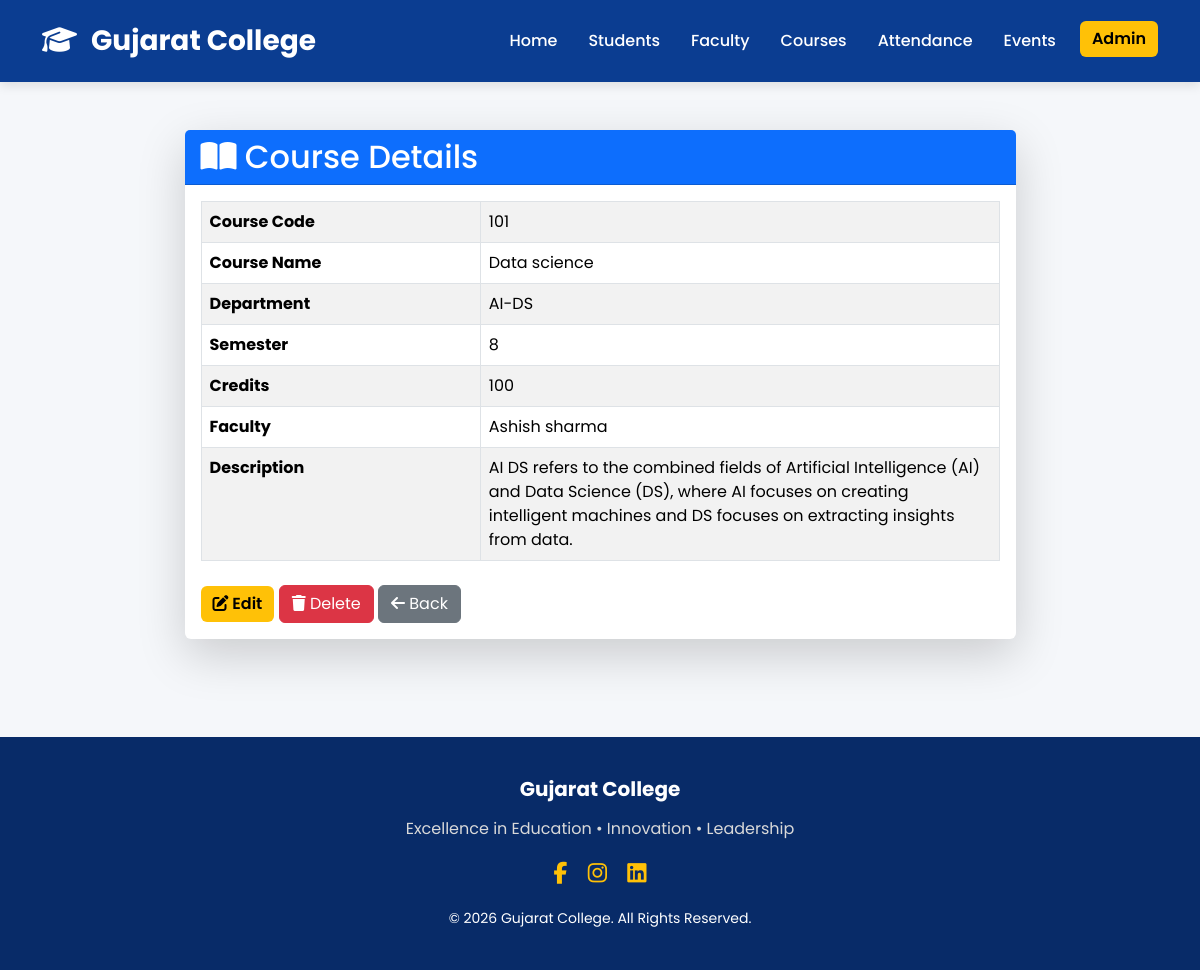
Page /courses/1/ (signed in) on the committed database.
### courses/models.py (models this page shows, shortened)
class Course(models.Model):
    course_code = models.CharField(
        max_length=20,
        unique=True
    )
    course_name = models.CharField(
        max_length=200
    )
    department = models.CharField(
        max_length=100
    )
    semester = models.PositiveIntegerField()
    credits = models.PositiveIntegerField()
    faculty_name = models.CharField(
        max_length=150
    )
    description = models.TextField()
    created_at = models.DateTimeField(
        auto_now_add=True
    )
    updated_at = models.DateTimeField(
        auto_now=True
    )
    class Meta:
        ordering = ["course_code"]

### courses/views.py (the view)
@login_required(login_url="login")
def course_detail(request, pk):
    course = get_object_or_404(Course, pk=pk)
    return render(
        request,
        "courses/course_detail.html",
        {"course": course}
    )

### templates/courses/course_detail.html (shortened to what this page needs)
{% extends 'base.html' %}
{% block content %}
<div class="container py-5">
    <div class="row justify-content-center">
        <div class="col-lg-9">
            <div class="card shadow-lg border-0">
                <div class="card-header bg-primary text-white">
                    <h2 class="mb-0">
                        <i class="fas fa-book-open"></i>
                        Course Details
                    </h2>
                </div>
                <div class="card-body">
                    <table class="table table-striped table-bordered">
                        <tr>
                            <th width="35%">Course Code</th>
                            <td>{{ course.course_code }}</td>
                        </tr>
                        <tr>
                            <th>Course Name</th>
                            <td>{{ course.course_name }}</td>
                        </tr>
                        <tr>
                            <th>Department</th>
                            <td>{{ course.department }}</td>
                        </tr>
                        <tr>
                            <th>Semester</th>
                            <td>{{ course.semester }}</td>
                        </tr>
                        <tr>
                            <th>Credits</th>
                            <td>{{ course.credits }}</td>
                        </tr>
                        <tr>
                            <th>Faculty</th>
                            <td>{{ course.faculty_name }}</td>
                        </tr>
                        <tr>
                            <th>Description</th>
                            <td>{{ course.description }}</td>
                        </tr>
                    </table>
                    <div class="mt-4">
                        <a href="{% url 'edit_course' course.id %}"
                           class="btn btn-warning">
                            <i class="fas fa-edit"></i>
                            Edit
                        </a>
                        <a href="{% url 'delete_course' course.id %}"
                           class="btn btn-danger">
                            <i class="fas fa-trash"></i>
                            Delete
                        </a>
                        <a href="{% url 'course_list' %}"
                           class="btn btn-secondary">
                            <i class="fas fa-arrow-left"></i>
                            Back
                        </a>
                    </div>
                </div>
            </div>
        </div>
    </div>
</div>
{% endblock %}

### static/css/style.css (style rules this page uses)
* { margin:0; padding:0; box-sizing:border-box; font-family:'Poppins',sans-serif; }
body { background:#f5f7fa; color:#333; }
.btn-warning { background:#ffc107; border:none; color:#000; font-weight:600; }

### rows in the picture
Course: course_code "101", course_name "Data science", department "AI-DS", semester "8", credits "100", faculty_name "Ashish sharma", description "AI DS refers to the combined fields of Artificial Intelligence (AI) and Data Science (DS), where AI focuses on creating intelligent machines and DS focuses on extracting insights from data."
